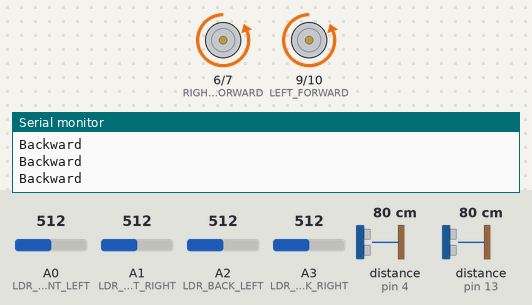
A sketch run on a simulated Arduino Uno, built with avr-gcc and run on an emulated ATmega328P. Parts: motor-driver pin pairs drawn as motors (green arrow = first pin HIGH = forward, orange = second pin HIGH = backward, longer = more drive), the last lines printed to the serial monitor. Wiring (inferred from the names in the program): 2 × ultrasonic range finder: trigger pin 3, echo pin 4 / trigger pin 12, echo pin 13. Inputs (shaded band) come from the test bench; at power-on: A0 (LDR_FRONT_LEFT) = 512, A2 (LDR_BACK_LEFT) = 512, distance to the obstacle (sensors on pin 4, pin 13) 80 cm, A1 (LDR_FRONT_RIGHT) = 512, A3 (LDR_BACK_RIGHT) = 512. The echo pulse lasts 58.3 µs per cm.

Above: at 1.2 s.
1.3 s: A0 (LDR_FRONT_LEFT) set to 544
4.3 s: A0 (LDR_FRONT_LEFT) set to 561
At 5.4 s:
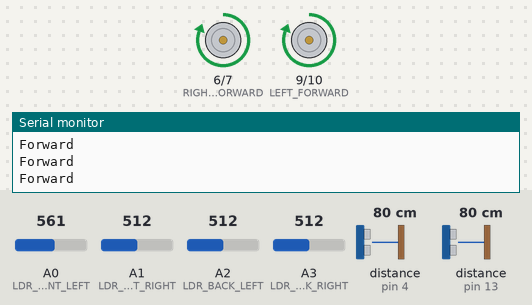
5.8 s: A2 (LDR_BACK_LEFT) set to 540
7.3 s: A2 (LDR_BACK_LEFT) set to 565
At 7.6 s:
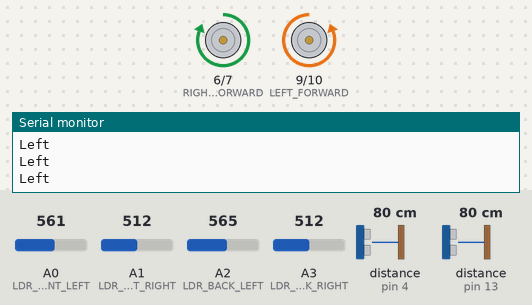
8.8 s: distance to the obstacle (sensor on pin 4) set to 4 cm
11.8 s: distance to the obstacle (sensor on pin 13) set to 299 cm
Timing chart, 0 to 14.8 s (numbered marks = the images above; inputs shaded):
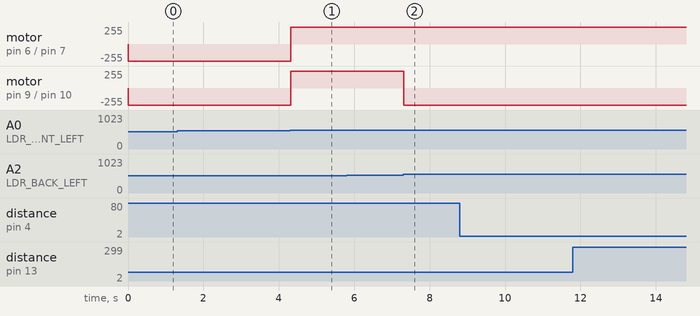

The sketch:

Sumobot.ino
```cpp
/********************************************
* Vincent Macri, David White, Rian Waterson *
* Mr. Wong                                  *
* 2017-11-09                                *
* Sumobot program.                          *
*********************************************/
// Define ultrasonic sensor pin numbers.
#define FRONT_TRIGGER 12
#define FRONT_ECHO 13
#define BACK_TRIGGER 3
#define BACK_ECHO 4

// Define LDR pins.
#define LDR_FRONT_LEFT A0
#define LDR_FRONT_RIGHT A1
#define LDR_BACK_LEFT A2
#define LDR_BACK_RIGHT A3

// Define motor pin numbers.
#define LEFT_FORWARD 9 // The pin to move the left motor forwards.
#define LEFT_BACKWARD 10 // The pin to move the left motor forwards.
#define RIGHT_FORWARD 6 // The pin to move the left motor forwards.
#define RIGHT_BACKWARD 7 // The pin to move the left motor forwards.

// Define constants.
#define SPEED_OF_SOUND 0.03434 // Speed of sound as STP in cm per microsecond.

// Variables for LDRs.
int frontLeftLight, frontRightLight, backLeftLight, backRightLight;

// Variables for distance tracking.

// The ultrasonic sensor reading.
double frontDistance, backDistance;

// Define thresholds.
#define DISTANCE_THRESHOLD 50
#define LDR_THRESHOLD 550

// Setup the program.
void setup() {
	// Setup the ultrasonic sensors.
	pinMode(FRONT_TRIGGER, OUTPUT); // Set the trigger pin as an output.
	pinMode(FRONT_ECHO, INPUT); // Set the echo pin as an input.
	pinMode(BACK_TRIGGER, OUTPUT); // Set the trigger pin as an output.
	pinMode(BACK_ECHO, INPUT); // Set the echo pin as an input.

	// Setup the motors.
	pinMode(LEFT_FORWARD, OUTPUT);
	pinMode(LEFT_BACKWARD, OUTPUT);
	pinMode(RIGHT_FORWARD, OUTPUT);
	pinMode(RIGHT_BACKWARD, OUTPUT);

	Serial.begin(9600); // Start the serial communication.
}

// Read the LDR sensor.
void readLDR() {
	frontLeftLight = analogRead(LDR_FRONT_LEFT);
	frontRightLight = analogRead(LDR_FRONT_RIGHT);
	backLeftLight = analogRead(LDR_BACK_LEFT);
	backRightLight = analogRead(LDR_BACK_RIGHT);
}

// Read the front ultrasonic sensor.
void readFrontUltrasonic() {
	// Clear the trigger pin.
	digitalWrite(FRONT_TRIGGER, LOW);
	delayMicroseconds(2);

	// Set the trigger pin on HIGH state for 10 micro seconds.
	digitalWrite(FRONT_TRIGGER, HIGH);
	delayMicroseconds(10);
	digitalWrite(FRONT_TRIGGER, LOW);

	// Read the echo pin.
	long duration = pulseIn(FRONT_ECHO, HIGH); // Sound wave travel time in microseconds.

	frontDistance = duration * SPEED_OF_SOUND / 2.0;
}

// Read the back ultrasonic sensor.
void readBackUltrasonic() {
	// Clear the trigger pin.
	digitalWrite(BACK_TRIGGER, LOW);
	delayMicroseconds(2);

	// Set the trigger pin on HIGH state for 10 micro seconds.
	digitalWrite(BACK_TRIGGER, HIGH);
	delayMicroseconds(10);
	digitalWrite(BACK_TRIGGER, LOW);

	// Read the echo pin.
	long duration = pulseIn(BACK_ECHO, HIGH); // Sound wave travel time in microseconds.

	backDistance = duration * SPEED_OF_SOUND / 2.0;
}

// Read the ultrasonic sensors.
void readUltrasonic() {
	readFrontUltrasonic();
	readBackUltrasonic();
}

void forward() {
	Serial.println("Forward");

	// Move forward.
	digitalWrite(LEFT_FORWARD, HIGH);
	digitalWrite(LEFT_BACKWARD, LOW);
	digitalWrite(RIGHT_FORWARD, HIGH);
	digitalWrite(RIGHT_BACKWARD, LOW);
}

void left() {
	Serial.println("Left");

	// Move left.
	digitalWrite(LEFT_FORWARD, LOW);
	digitalWrite(LEFT_BACKWARD, HIGH);
	digitalWrite(RIGHT_FORWARD, HIGH);
	digitalWrite(RIGHT_BACKWARD, LOW);
}

void right() {
	Serial.println("Right");

	// Move right.
	digitalWrite(LEFT_FORWARD, HIGH);
	digitalWrite(LEFT_BACKWARD, LOW);
	digitalWrite(RIGHT_FORWARD, LOW);
	digitalWrite(RIGHT_BACKWARD, HIGH);
}

void backward() {
	Serial.println("Backward");

	// Move forward.
	digitalWrite(LEFT_FORWARD, LOW);
	digitalWrite(LEFT_BACKWARD, HIGH);
	digitalWrite(RIGHT_FORWARD, LOW);
	digitalWrite(RIGHT_BACKWARD, HIGH);
}

void stop() {
	Serial.println("Stop");

	digitalWrite(LEFT_FORWARD, LOW);
	digitalWrite(LEFT_BACKWARD, LOW);

	digitalWrite(RIGHT_FORWARD, LOW);
	digitalWrite(RIGHT_BACKWARD, LOW);
}

// Check if a given LDR reading should trigger a reaction.
bool isLDRTriggered(int level) {
	return (level <= LDR_THRESHOLD);
}

// Check if any of the LDRs are triggered.
bool areLDRsTriggered() {
	return (isLDRTriggered(frontLeftLight) || isLDRTriggered(frontRightLight) || isLDRTriggered(backLeftLight) || isLDRTriggered(backRightLight));
}

// Move away from the edge.
// Return if we were touching the edge to begin with.
bool moveAwayFromEdge() {
	if (isLDRTriggered(frontLeftLight) && isLDRTriggered(frontRightLight)) {
		backward();
		return true;
	} else if (isLDRTriggered(backLeftLight) && isLDRTriggered(backRightLight)) {
		forward();
		return true;
	} else if (isLDRTriggered(frontLeftLight) && isLDRTriggered(backLeftLight)) {
		right();
		return true;
	} else if (isLDRTriggered(frontRightLight) && isLDRTriggered(backRightLight)) {
		left();
		return true;
	} else if (isLDRTriggered(frontLeftLight)) {
		right();
		return true;
	} else if (isLDRTriggered(frontRightLight)) {
		left();
		return true;
	} else if (isLDRTriggered(backLeftLight)) {
		right();
		return true;
	} else if (isLDRTriggered(backRightLight)) {
		left();
		return true;
	}
	return false;
}

void loop() {
	readLDR();
	readUltrasonic();

	if (!moveAwayFromEdge()) {
		if (frontDistance <= DISTANCE_THRESHOLD && frontDistance <= backDistance) {
			forward();
		} else if (backDistance <= DISTANCE_THRESHOLD && backDistance < frontDistance) {
			backward();
		} else {
			right();
		}
	}
}
```

Measured:
- the behaviour switches between 550 and 551 on A0 (LDR_FRONT_LEFT) (found by bisection; images 0 and 1)
- the behaviour switches between 550 and 551 on A2 (LDR_BACK_LEFT) (found by bisection; images 1 and 2)
- after the input at 4.3 s, motor on pin 6 (RIGHT_FORWARD) / pin 7 (RIGHT_BACKWARD), motor on pin 9 (LEFT_FORWARD) / pin 10 (LEFT_BACKWARD): backward 255/255 → forward 255/255 at once
- after the input at 7.3 s, motor on pin 9 (LEFT_FORWARD) / pin 10 (LEFT_BACKWARD): forward 255/255 → backward 255/255 at once
